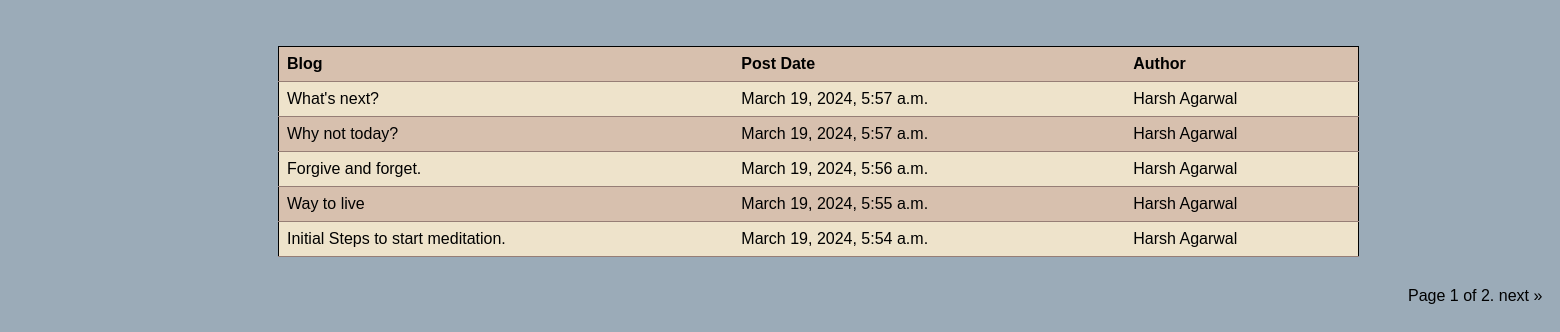
/blog/blogs/, run on the app's committed database.
### blog/models.py (models this page shows, shortened)
class BaseModel(models.Model):
    created_at = models.DateTimeField(auto_now_add=True)
    updated_at = models.DateTimeField(auto_now=True)
    class Meta:
        abstract = True

class BlogPost(BaseModel):
    title = models.TextField(default="No title available")
    author = models.ForeignKey(Author, on_delete=models.CASCADE, related_name = "blogs")
    content = models.TextField()
    class Meta:
        db_table = "blog_post"

class Author(BaseModel):
    user = models.OneToOneField(User, on_delete=models.CASCADE, default=None, related_name = "author")
    name = models.CharField(max_length=50)
    biological_info = models.TextField()
    class Meta:
        db_table = "authors"
    def __str__(self):
        return self.name

### blog/views.py (the view)
# urls.py: path("blogs/",views.BlogList.as_view(), name="blog_list"),
class BlogList(generic.ListView):
     paginate_by = settings.DEFAULT_PAGINATED_RECORDS
     template_name = "blog/bloglist.html"
     context_object_name = "blogs"
     def get_queryset(self):
         return BlogPost.objects.order_by("-created_at")

### blog/templates/blog/bloglist.html (shortened to what this page needs)
{% extends 'blog/base.html' %}
    {% block htmlhead %} {% load static %}
    <link rel="stylesheet" href="{% static 'blog/bloglist.css' %}" />
    {% endblock htmlhead %}
    {% block content %} {% if blogs %}
    <table>
      <tr>
        <th>Blog</th>
        <th>Post Date</th>
        <th>Author</th>
      </tr>
      {% for blog in blogs %}
      <tr>
        <td>
          <a href="{% url 'blog:blogdetail' blog.id %}">{{ blog.title }}</a>
        </td>
        <td>{{ blog.created_at }}</td>
        <td>
          <a href="{% url 'blog:author' blog.author.id %}">{{ blog.author }}</a>
        </td>
      </tr>
      {% endfor %} {% else %}
      <p>No blogs are available.</p>
      {% endif %}
    </table>
    <div class="pagination">
      <span>
        <span>
          Page {{ page_obj.number }} of {{ page_obj.paginator.num_pages }}.
        </span>
        {% if page_obj.has_next %}
        <a href="?page={{ page_obj.next_page_number }}">next &raquo;</a>
        {% endif %}
      </span>
    </div>
    {% endblock content%}

### blog/static/blog/base.css (style rules this page uses)
body { font-family: Arial, sans-serif; background-color: #9BABB8; }
a { text-decoration: none; color: black; }

### blog/static/blog/bloglist.css (style rules this page uses)
table { width: 70%; border-collapse: collapse; border: 1px solid black; margin-left: 270px; }
th, td { padding: 8px; text-align: left; border-bottom: 1px solid #967E76; }
th { background-color: #D7C0AE; color:black; }
tr:nth-child(even) { background-color: #EEE3CB; }
tr:nth-child(odd) { background-color: #D7C0AE; }
a { text-decoration: none; color: black; }
.pagination { margin-top: 30px; margin-left: 1400px; }

### data on the page
BlogPost: title "What's next?", created_at "March 19, 2024, 5:57 a.m.", author "Harsh Agarwal"
BlogPost: title "Why not today?", created_at "March 19, 2024, 5:57 a.m.", author "Harsh Agarwal"
BlogPost: title "Forgive and forget.", created_at "March 19, 2024, 5:56 a.m.", author "Harsh Agarwal"
BlogPost: title "Way to live", created_at "March 19, 2024, 5:55 a.m.", author "Harsh Agarwal"
BlogPost: title "Initial Steps to start meditation.", created_at "March 19, 2024, 5:54 a.m.", author "Harsh Agarwal"

### other printed values
{{ page_obj.number }} "1"
{{ page_obj.paginator.num_pages }} "2"
